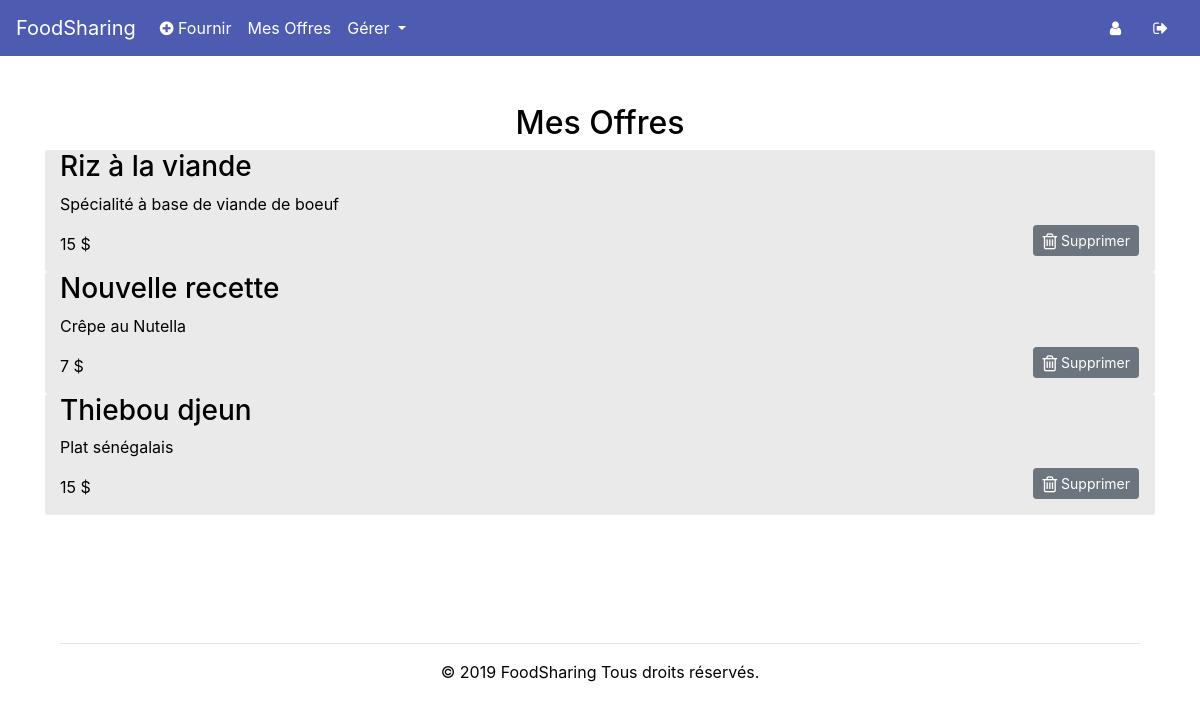
The app's page /my_offers (signed in) with its own data.
### tables this page shows
CREATE TABLE Offers (
    offer_id INTEGER PRIMARY KEY,
    offer_categorie_id INTEGER,
    offer_user_id INTEGER,
    offer_title varchar(255) NOT NULL,
    offer_description varchar(255) NOT NULL,
    offer_price varchar(255) NOT NULL,
    FOREIGN KEY(offer_categorie_id) REFERENCES Categories(categorie_id),
    FOREIGN KEY(offer_user_id) REFERENCES regularsUsers(user_id)
);

### app.py (the view)
@app.route('/my_offers')
def access_my_offers_created():
    if session.get("id") is None:
        return redirect('/')
    else:
        db = Database()
        user_offers = db.get_offers(session.get('id'))
        role = session.get("role")
        db.disconnect()
        return render_template('my_offers.html', year=now, user_offers=user_offers, role=role[0])

### database.py (called while the page is built)
    def get_connection(self):
        if self.connection is None:
            try:
                self.connection = sqlite3.connect('database/users.db')
            except sqlite3.Error as error:
                print("Failed to insert Python variable into sqlite table", error)
        return self.connection

    def disconnect(self):
        if self.connection is not None:
            self.connection.close()

    def get_offers(self, user_id):
        connect = self.get_connection()
        cur = connect.cursor()
        cur.execute("SELECT * FROM Offers WHERE offer_user_id = ?", (user_id,))
        result = cur.fetchall()
        if result is None:
            return None
        else:
            return result

### templates/my_offers.html (shortened to what this page needs)
<!DOCTYPE html>
 <html class="not-ie no-js" lang="fr">
    <head>
        <link href="https://stackpath.bootstrapcdn.com/bootstrap/4.3.1/css/bootstrap.min.css" rel="stylesheet">
        <link href="/static/css/HomeStyle.css" rel="stylesheet">
        <link rel="stylesheet" href="https://cdnjs.cloudflare.com/ajax/libs/font-awesome/4.7.0/css/font-awesome.min.css">
    </head>
    <body>
            <nav class="navbar navbar-expand-lg navbar-light" style="background-color:#4d5cb1;">
                  <a class="navbar-brand" href="/" style="color:white!important;">FoodSharing</a>
                <div class="collapse navbar-collapse" id="navbarText">
                <ul class="navbar-nav mr-auto">
                  <li class="nav-item">
                    <a class="nav-link" href="/add_offer" style="color:white!important;"><i class="fa fa-plus-circle" aria-hidden="true"></i> Fournir</a>
                  </li>
                  <li class="nav-item">
                    <a class="nav-link" href="/my_offers" style="color:white!important;">Mes Offres</a>
                  </li>
                    {%  if role == 'Administrateur' %}
                        <li class="nav-item">
                            <div class="dropdown show">
                                <a class="nav-link dropdown-toggle" style="color:white!important;" href="#" role="button" id="dropdownMenuLink" data-toggle="dropdown" aria-haspopup="true" aria-expanded="false">
                                    Gérer
                                </a>
                            </div>
                        </li>
                    {% endif %}
                </ul>
                <a class="nav-link" href="/profile" style="color:white!important;"><i class="fa fa-user" aria-hidden="true"></i></a>
                <a class="nav-link" href="/disconnect" style="color:white!important;"><i class="fa fa-sign-out" aria-hidden="true"></i></a>
              </div>
            </nav>
            <div class="container">
                <div class="col-md-8" style="margin: 0 auto;">
                    <h2 class="text-center message">Mes Offres</h2>
                </div>
    	        <div class="container">
                    {% if user_offers|length %}
                        {% for offer_info in user_offers %}
                            <a class="offer_container_link" href="#">
                                <div class="row offer_container">
                                    <div class="col-md-9">
                                        <h3>{{ offer_info[3] }}</h3>
                                        <p>{{ offer_info[4] }}</p>
                                        <p>{{ offer_info[5] }} $</p>
                                    </div>
                                    <div class="col-md-3">
                                        <form>
                                            <button class="btn btn-secondary btn-sm btn-delete-offer"><i class="fa fa-trash-o fa-lg"></i> Supprimer</button>
                                        </form>
                                    </div>
                                </div>
                            </a>
                        {% endfor %}
                    {% else %}
                        <h3 class="text-center" style="color:grey;">Vous n'avez pas d'offres à votre compte présentement</h3>
                    {% endif %}
		        <div>
				<div class="text-center footer">
                    <hr>
		            <p>© 2019 FoodSharing Tous droits réservés.</p>
		        </div>
			</div></div></div>
    </body>

### static/css/HomeStyle.css (style rules this page uses)
body { background-color: #ffffff; color: black; }
.message { margin-top: 3rem; }
.offer_container { background: #eaeaea; color: black; border-radius: 3px; }
.btn-delete-offer { position: absolute; bottom: 0; right: 0; margin-bottom: 1rem; margin-right: 1rem; }
.footer { margin-top:8rem; color:black; }

### records on screen
Offers: offer_title "Riz à la viande", offer_description "Spécialité à base de viande de boeuf", offer_price "15"
Offers: offer_title "Nouvelle recette", offer_description "Crêpe au Nutella", offer_price "7"
Offers: offer_title "Thiebou djeun", offer_description "Plat sénégalais", offer_price "15"
